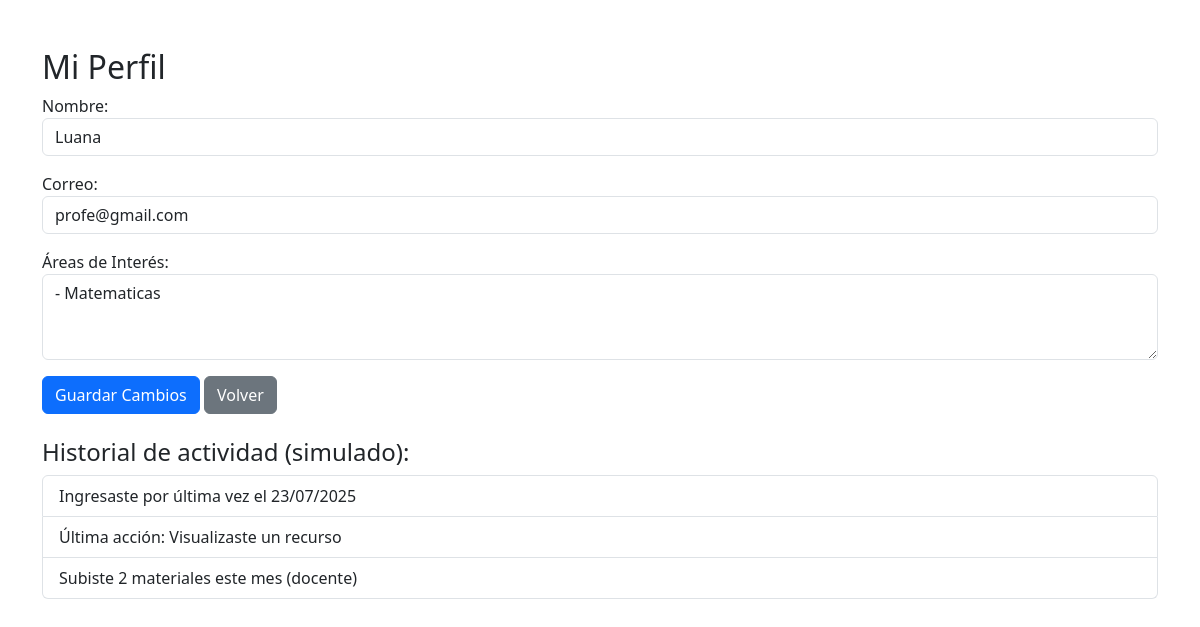
/dashboard/perfil.php (signed in), run on the app's committed database.
### tables this page shows
CREATE TABLE `usuarios` (
  `id` int(11) NOT NULL,
  `nombre` varchar(100) DEFAULT NULL,
  `correo` varchar(100) DEFAULT NULL,
  `contraseña` varchar(255) DEFAULT NULL,
  `rol_id` int(11) DEFAULT NULL,
  `intereses` text DEFAULT NULL
);

### dashboard/perfil.php (the view, shortened to what this page needs)
<?php
require_once '../config.php';
$usuario_id = $_SESSION['usuario']['id'];
$stmt = $pdo->prepare("SELECT * FROM usuarios WHERE id = ?");
$stmt->execute([$usuario_id]);
$usuario = $stmt->fetch(PDO::FETCH_ASSOC);
?>
<!DOCTYPE html>
<html lang="es">
<head>
  <link href="https://cdn.jsdelivr.net/npm/bootstrap@5.3.0/dist/css/bootstrap.min.css" rel="stylesheet">
</head>
<body>
<div class="container mt-5">
  <h2>Mi Perfil</h2>
  <form method="POST">
    <div class="mb-3">
      <label>Nombre:</label>
      <input type="text" class="form-control" value="<?= htmlspecialchars($usuario['nombre']) ?>" readonly>
    </div>
    <div class="mb-3">
      <label>Correo:</label>
      <input type="email" class="form-control" value="<?= htmlspecialchars($usuario['correo']) ?>" readonly>
    </div>
    <div class="mb-3">
      <label>Áreas de Interés:</label>
      <textarea name="intereses" class="form-control" rows="3"><?= htmlspecialchars($usuario['intereses']) ?></textarea>
    </div>
    <button type="submit" class="btn btn-primary">Guardar Cambios</button>
    <a href="<?= $_SESSION['usuario']['rol_id'] == 2 ? 'docente.php' : 'estudiante.php' ?>" class="btn btn-secondary">Volver</a>
  </form>
  <div class="mt-4">
    <h4>Historial de actividad (simulado):</h4>
    <ul class="list-group">
      <li class="list-group-item">Ingresaste por última vez el <?= date('d/m/Y') ?></li>
      <li class="list-group-item">Última acción: Visualizaste un recurso</li>
      <li class="list-group-item">Subiste 2 materiales este mes (docente)</li>
    </ul>
  </div>
</div>
</body>
</html>

### data on the page
usuarios: nombre "Luana", correo "profe@gmail.com", intereses "- Matematicas"
